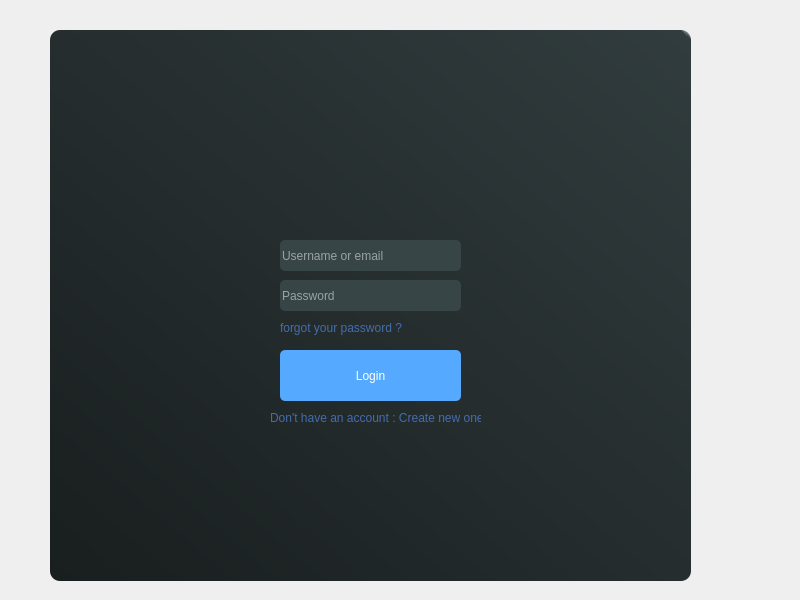
<?xml version="1.0" encoding="UTF-8"?>
<ui version="4.0">
 <class>MainWindow</class>
 <widget class="QMainWindow" name="MainWindow">
  <property name="geometry">
   <rect>
    <x>0</x>
    <y>0</y>
    <width>800</width>
    <height>600</height>
   </rect>
  </property>
  <property name="windowTitle">
   <string>MainWindow</string>
  </property>
  <widget class="QWidget" name="centralwidget">
   <widget class="QFrame" name="window">
    <property name="geometry">
     <rect>
      <x>50</x>
      <y>30</y>
      <width>641</width>
      <height>551</height>
     </rect>
    </property>
    <property name="styleSheet">
     <string notr="true">QFrame{

	border-radius:10px;
	background-color: qlineargradient(spread:pad, x1:0, y1:1, x2:1, y2:0, stop:0 rgba(25, 30, 30, 255), stop:0.98995 rgba(49, 60, 62, 255), stop:1 rgba(255, 255, 255, 255));

}</string>
    </property>
    <property name="frameShape">
     <enum>QFrame::StyledPanel</enum>
    </property>
    <property name="frameShadow">
     <enum>QFrame::Raised</enum>
    </property>
    <widget class="QPushButton" name="pushButton">
     <property name="geometry">
      <rect>
       <x>230</x>
       <y>320</y>
       <width>181</width>
       <height>51</height>
      </rect>
     </property>
     <property name="cursor">
      <cursorShape>PointingHandCursor</cursorShape>
     </property>
     <property name="styleSheet">
      <string notr="true">QPushButton{

	border-radius: 5px;
	background-color: rgb(85, 170, 255);
	transition: background-color 2s;
	color : white;
	
	font: 10pt &quot;Myanmar Text&quot;;


}

QPushButton:hover{



	background-color: rgb(255, 127, 127);

}</string>
     </property>
     <property name="text">
      <string>Login</string>
     </property>
    </widget>
    <widget class="QLineEdit" name="email">
     <property name="geometry">
      <rect>
       <x>230</x>
       <y>210</y>
       <width>181</width>
       <height>31</height>
      </rect>
     </property>
     <property name="styleSheet">
      <string notr="true">QLineEdit{

	border-radius: 5px;
	border-style: none;
	
	background-color: rgb(55, 69, 70);
	font: 8pt &quot;Nirmala UI&quot;;
	color: rgb(255, 255, 255);
}

QLineEdit:hover{

	border-radius: 0px;
	background-color: rgb(146, 147, 147);

}</string>
     </property>
     <property name="text">
      <string/>
     </property>
     <property name="placeholderText">
      <string>Username or email</string>
     </property>
    </widget>
    <widget class="QLineEdit" name="password">
     <property name="geometry">
      <rect>
       <x>230</x>
       <y>250</y>
       <width>181</width>
       <height>31</height>
      </rect>
     </property>
     <property name="styleSheet">
      <string notr="true">QLineEdit{

	border-radius: 5px;
	border-style: none;
	
	background-color: rgb(55, 69, 70);
	font: 8pt &quot;Nirmala UI&quot;;
	color: rgb(255, 255, 255);


}

QLineEdit:hover{

	border-radius: 0px;
	background-color: rgb(146, 147, 147);

}
</string>
     </property>
     <property name="echoMode">
      <enum>QLineEdit::Password</enum>
     </property>
     <property name="placeholderText">
      <string>Password</string>
     </property>
    </widget>
    <widget class="QLabel" name="pic">
     <property name="geometry">
      <rect>
       <x>150</x>
       <y>20</y>
       <width>331</width>
       <height>101</height>
      </rect>
     </property>
     <property name="styleSheet">
      <string notr="true">QLabel{

	background-color: transparent;
	

}</string>
     </property>
     <property name="text">
      <string/>
     </property>
     <property name="pixmap">
      <pixmap resource="ressources/ressources.qrc">:/pictures/lock_vox_logo1.png</pixmap>
     </property>
     <property name="scaledContents">
      <bool>true</bool>
     </property>
    </widget>
    <widget class="QLabel" name="label">
     <property name="geometry">
      <rect>
       <x>220</x>
       <y>380</y>
       <width>211</width>
       <height>16</height>
      </rect>
     </property>
     <property name="cursor">
      <cursorShape>PointingHandCursor</cursorShape>
     </property>
     <property name="styleSheet">
      <string notr="true">QLabel {

	background-color: transparent;
	font: 8pt &quot;Nirmala UI&quot;;
	
	color: rgb(69, 108, 170);


}


QLabel:hover{

		color: rgb(255, 127, 127);


}
</string>
     </property>
     <property name="text">
      <string>Don't have an account : Create new one</string>
     </property>
    </widget>
    <widget class="QLabel" name="label_2">
     <property name="geometry">
      <rect>
       <x>230</x>
       <y>290</y>
       <width>181</width>
       <height>16</height>
      </rect>
     </property>
     <property name="cursor">
      <cursorShape>PointingHandCursor</cursorShape>
     </property>
     <property name="styleSheet">
      <string notr="true">QLabel {

	background-color: transparent;
	font: 8pt &quot;Nirmala UI&quot;;
	
	color: rgb(69, 108, 170);


}


QLabel:hover{

		color: rgb(255, 127, 127);


}
</string>
     </property>
     <property name="text">
      <string>forgot your password ?</string>
     </property>
    </widget>
   </widget>
  </widget>
 </widget>
 <resources>
  <include location="ressources/ressources.qrc"/>
 </resources>
 <connections/>
</ui>
